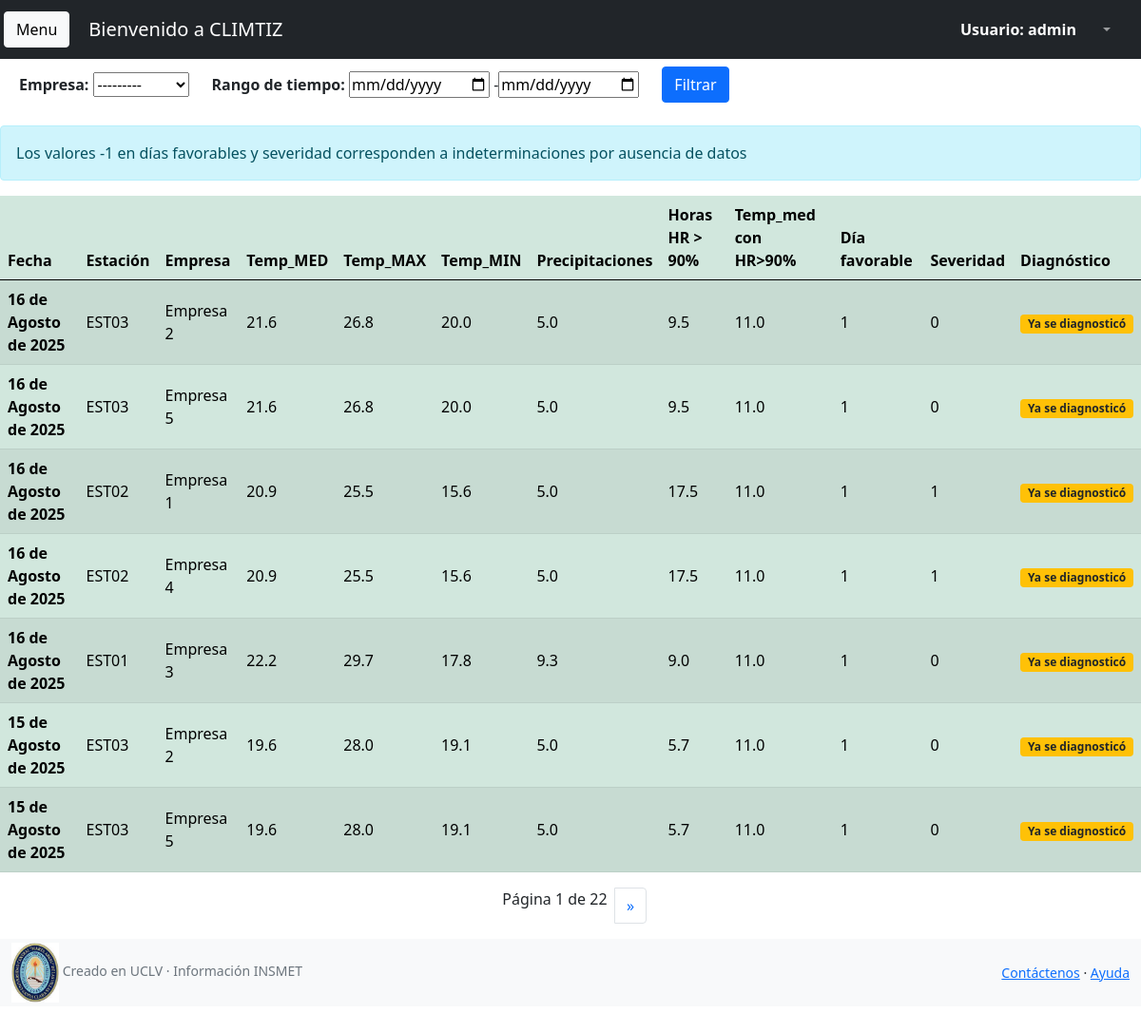
The app's page /clima/lista_clima (signed in) with its own data.
### users/models.py (models this page shows)
class User(AbstractUser):
    empresa = models.ForeignKey(Empresa, null = False, blank=False, on_delete = models.CASCADE)
    cargo = models.CharField(max_length=30)
    edad = models.IntegerField()
    sexo = models.CharField(max_length=11, choices=SEXO)
    is_admin = models.BooleanField('Is admin',default=False)
    is_normal = models.BooleanField('Is normal',default=False)
    aprobado = models.BooleanField('Aprove', default=False)

### clima/models.py (models this page shows)
class Clima(models.Model):
    class Meta:
        unique_together = (('fecha','estacion'),)
    fecha = models.DateField(default=datetime.today().strftime('%Y-%m-%d'))
    estacion = models.ForeignKey(Estacion, null = False, blank=False, on_delete = models.CASCADE)
    temperatura_media = models.DecimalField(decimal_places=1,max_digits=5, null=True, blank=True)
    temperatura_maxima = models.DecimalField(decimal_places=1,max_digits=5, null=True, blank=True)
    temperatura_minima = models.DecimalField(decimal_places=1,max_digits=5, null=True,blank=True)
    precipitacion = models.DecimalField(decimal_places=1,max_digits=5, null=True,blank=True)
    horas_hr_90 = models.DecimalField(decimal_places=1,max_digits=5, null=True,blank=True)
    temperatura_media_hr_90 = models.DecimalField(decimal_places=1,max_digits=5, null=True,blank=True)
    empresa = models.ManyToManyField(Empresa)
    favorable = models.IntegerField(null=True) # -1 no determinable
    severidad = models.IntegerField(null=True) # -1 no determinable
    deteccion_inicial = models.IntegerField(null=True)

### clima/views.py (the view)
# urls.py: path('lista_clima',ClimaList.as_view(),name="lista_clima"),
class ClimaList(UserPassesTestMixin, FilterView):
    model = Clima
    template_name = "clima_lista.html"
    filterset_class = ClimaFilter
    paginate_by = 7
    def get_context_data(self, **kwargs):
        context = super().get_context_data(**kwargs)
        parametros = self.request.GET.copy()
        if parametros.get("page") != None:
            del parametros["page"]
        context["parametros"] = parametros
        return context
    def test_func(self):
        return self.request.user.is_authenticated

### clima/filters.py (called while the page is built)
    @property
    def qs(self):
        parent = super().qs
        parent = parent.values("fecha","estacion","empresa__nombre",'temperatura_media',
            'temperatura_maxima',
            'temperatura_minima',
            'precipitacion',
            'horas_hr_90',
            'temperatura_media_hr_90','favorable','severidad','deteccion_inicial').order_by("fecha").reverse()
        return parent

### empresa/models.py (called while the page is built)
    def __str__(self):
        return '{}'.format(self.nombre)

### mensajes/processors.py (called while the page is built)
def ctx_dict(request):
    sol=None
    if request.user.is_authenticated:
        sol = len(Mensajes.objects.filter(recibido=False).filter(destinatario=request.user))
    ctx={'test':sol}
    print(sol)
    return ctx

### clima/templates/clima_lista.html (shortened to what this page needs)
{% extends 'index_admin.html' %}
{% load static %}
{% block content %}
<form class="row g-3 m-2" method='get'>
    <div class="row">
      <div class="col-auto">
      <label for="id_empresa" class="col-form-label"><strong>Empresa: </strong></label>
      {{filter.form.empresa}}
      </div>
      <div class="col-auto">
      <label for="id_date_range" class="col-form-label"><strong>Rango de tiempo: </strong></label>
      {{filter.form.date_range}}
      </div>
      <div class="col-4">
        <button type="submit" class="btn btn-primary mb-3">Filtrar</button>
      </div>
    </div>
</form>
{% if object_list %}
<div class="table-responsive">
    <table class="table align-middle  table-success table-striped">
      <tfoot class="mb-1 py-4">
        <div class="alert alert-info" role="alert">
        Los valores -1 en días favorables y severidad corresponden a indeterminaciones por ausencia de datos
      </tfoot>
        <thead>
          <tr>
            <th scope="col">Fecha</th>
            <th scope="col">Estación</th>
            <th scope="col">Empresa</th>
            <th scope="col">Temp_MED</th>
            <th scope="col">Temp_MAX</th>
            <th scope="col">Temp_MIN</th>
            <th scope="col">Precipitaciones</th>
            <th scope="col">Horas HR > 90%</th>
            <th scope="col">Temp_med con HR>90%</th>
            <th scope="col">Día favorable</th>
            <th scope="col">Severidad</th>
            <th scope="col">Diagnóstico</th>
          </tr>
        </thead>
        <tbody>
{% for clima in object_list %}
          <tr>
            <th scope="row">{{clima.fecha}}</th>
            <td>{{clima.estacion}}</td>
            <td>{{clima.empresa__nombre}}</td>
            <td>{{clima.temperatura_media}}</td>
            <td>{{clima.temperatura_maxima}}</td>
            <td>{{clima.temperatura_minima}}</td>
            <td>{{clima.precipitacion}}</td>
            <td>{{clima.horas_hr_90}}</td>
            <td>{{clima.temperatura_media_hr_90}}</td>
            <td>{{clima.favorable}}</td>
            <td>{{clima.severidad}}</td>
            <td>
              {% if clima.deteccion_inicial > 1 %}
              <span class="badge bg-warning text-dark">Ya se diagnosticó</span>
              {% else %}
                {% if clima.deteccion_inicial == 1 %}
                <span class="badge bg-danger">Diagnóstico inicial</span>
                {% else %}
                <span class="badge bg-success text-dark">No se ha producido</span>
                {% endif %}
              {% endif %}
            </td>
          </tr>
    {% endfor %}
  </tbody>
</table>
{% if is_paginated %}
<tfoot class="py-5">
  <nav aria-label="Page navigation example">
    <ul class="pagination justify-content-center">
      <li class="page-item">&nbsp Página {{page_obj.number}} de {{page_obj.paginator.num_pages}} &nbsp</li>
      {% if page_obj.has_next %}
      <li class="page-item">
        <a class="page-link" href="?page={{page_obj.next_page_number}}{% if parametros.urlencode %}&{{parametros.urlencode}}{% endif %}" aria-label="Next">
          <span aria-hidden="true">&raquo;</span>
        </a>
      </li>
      {% endif %}
    </ul>
  </nav>
</tfoot>
{% endif %}
{% else %}
<h1>No existen registros climáticos</h1>
{% endif %}
</div>
{% endblock content %}

### users/templates/index_admin.html (shortened to what this page needs)
{% extends 'base.html' %} {% load static %}
{% block title %} HOME {% endblock %} {% block header %}
<nav class="navbar navbar-expand navbar-dark bg-dark">
  <a
    class="btn btn-light m-1"
    data-bs-toggle="offcanvas"
    href="#offcanvasExample"
    role="button"
    aria-controls="offcanvasExample"
    >Menu</a
  >
  <a class="navbar-brand ps-3" href="#">Bienvenido a CLIMTIZ</a>
  <form
    class="d-none d-md-inline-block form-inline ms-auto me-0 me-md-3 my-2 my-md-0"
  >
    <div class="input-group">
      <b style="color: white">Usuario: {{request.user}}</b>
    </div>
  </form>
  <ul class="navbar-nav ms-auto ms-md-0 me-3 me-lg-4">
    <li class="nav-item dropdown">
      <a
        class="nav-link dropdown-toggle"
        id="navbarDropdown"
        href="#"
        role="button"
        data-bs-toggle="dropdown"
        aria-expanded="false"
        ></a>
    </li>
  </ul>
</nav>
 {% endblock header %}

### records on screen
User: user "admin"
Clima: fecha "16 de Agosto de 2025", estacion "EST03", empresa__nombre "Empresa 2", temperatura_media "21.6", temperatura_maxima "26.8", temperatura_minima "20.0", precipitacion "5.0", horas_hr_90 "9.5", temperatura_media_hr_90 "11.0", favorable "1", severidad "0", empresa__nombre "Empresa 5"
Clima: fecha "16 de Agosto de 2025", estacion "EST02", empresa__nombre "Empresa 1", temperatura_media "20.9", temperatura_maxima "25.5", temperatura_minima "15.6", precipitacion "5.0", horas_hr_90 "17.5", temperatura_media_hr_90 "11.0", favorable "1", severidad "1", empresa__nombre "Empresa 4"
Clima: fecha "16 de Agosto de 2025", estacion "EST01", empresa__nombre "Empresa 3", temperatura_media "22.2", temperatura_maxima "29.7", temperatura_minima "17.8", precipitacion "9.3", horas_hr_90 "9.0", temperatura_media_hr_90 "11.0", favorable "1", severidad "0"

### other values on screen
{{ clima.fecha }} "15 de Agosto de 2025" "15 de Agosto de 2025"
{{ clima.estacion }} "EST03" "EST03"
{{ clima.empresa__nombre }} "Empresa 2" "Empresa 5"
{{ clima.temperatura_media }} "19.6" "19.6"
{{ clima.temperatura_maxima }} "28.0" "28.0"
{{ clima.temperatura_minima }} "19.1" "19.1"
{{ clima.precipitacion }} "5.0" "5.0"
{{ clima.horas_hr_90 }} "5.7" "5.7"
{{ clima.temperatura_media_hr_90 }} "11.0" "11.0"
{{ clima.favorable }} "1" "1"
{{ clima.severidad }} "0" "0"
{{ page_obj.number }} "1"
{{ page_obj.paginator.num_pages }} "22"
